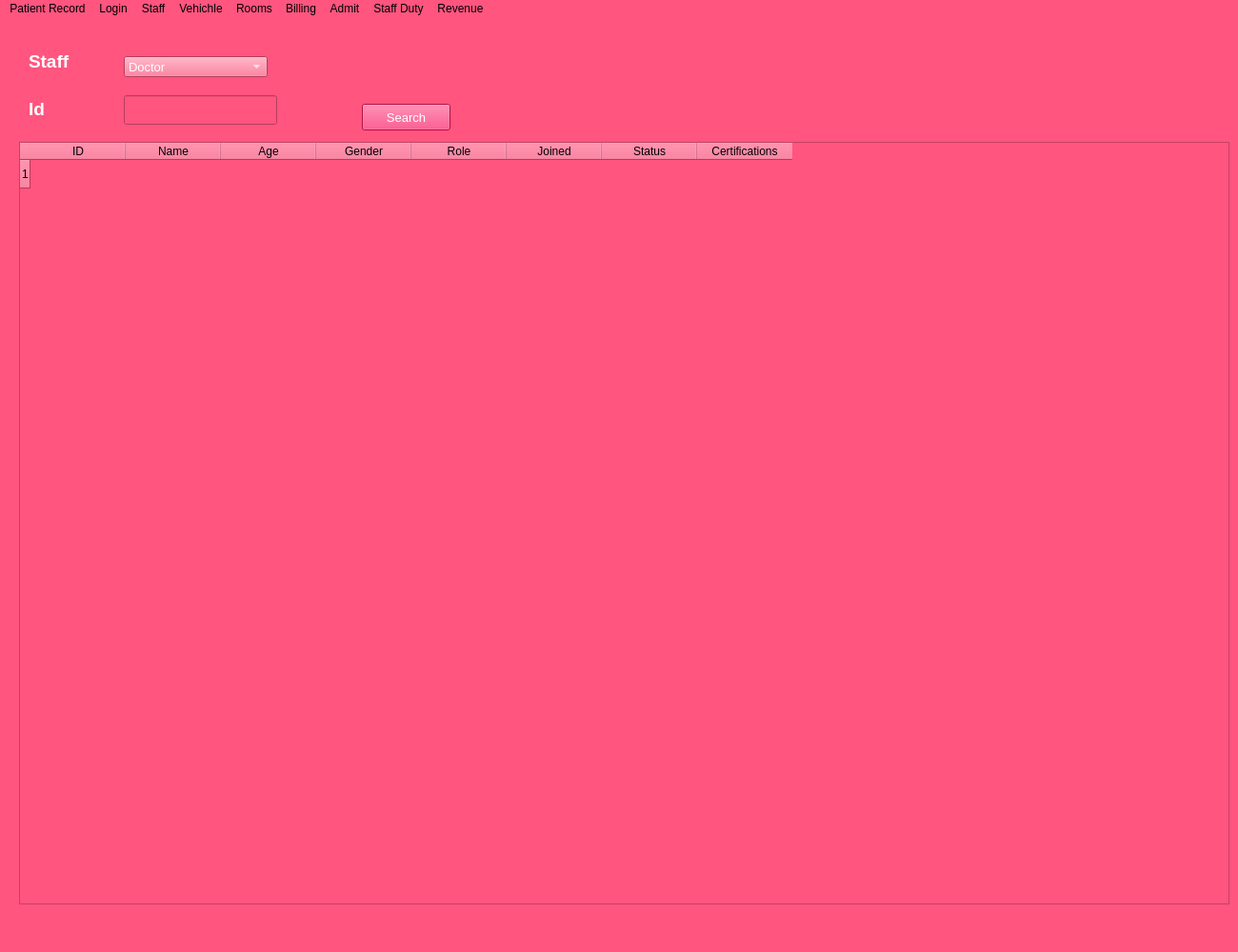
<?xml version="1.0" encoding="UTF-8"?>
<ui version="4.0">
 <class>MainWindow</class>
 <widget class="QMainWindow" name="MainWindow">
  <property name="geometry">
   <rect>
    <x>0</x>
    <y>0</y>
    <width>1300</width>
    <height>1000</height>
   </rect>
  </property>
  <property name="windowTitle">
   <string>MainWindow</string>
  </property>
  <property name="styleSheet">
   <string notr="true">background-color: rgb(255, 85, 127);</string>
  </property>
  <widget class="QWidget" name="MainWidgett">
   <widget class="QLabel" name="StaffLabel">
    <property name="geometry">
     <rect>
      <x>30</x>
      <y>30</y>
      <width>71</width>
      <height>31</height>
     </rect>
    </property>
    <property name="font">
     <font>
      <pointsize>14</pointsize>
      <weight>75</weight>
      <bold>true</bold>
     </font>
    </property>
    <property name="styleSheet">
     <string notr="true">color: rgb(255, 255, 255);</string>
    </property>
    <property name="text">
     <string>Staff</string>
    </property>
   </widget>
   <widget class="QLabel" name="IDLabel">
    <property name="geometry">
     <rect>
      <x>30</x>
      <y>80</y>
      <width>55</width>
      <height>31</height>
     </rect>
    </property>
    <property name="font">
     <font>
      <pointsize>14</pointsize>
      <weight>75</weight>
      <bold>true</bold>
     </font>
    </property>
    <property name="styleSheet">
     <string notr="true">color: rgb(255, 255, 255);</string>
    </property>
    <property name="text">
     <string>Id</string>
    </property>
   </widget>
   <widget class="QComboBox" name="StaffCombo">
    <property name="geometry">
     <rect>
      <x>130</x>
      <y>40</y>
      <width>151</width>
      <height>22</height>
     </rect>
    </property>
    <property name="font">
     <font>
      <pointsize>10</pointsize>
     </font>
    </property>
    <property name="styleSheet">
     <string notr="true">color: rgb(255, 255, 255);
selection-background-color: rgb(255, 5, 101);</string>
    </property>
    <item>
     <property name="text">
      <string>Doctor</string>
     </property>
    </item>
    <item>
     <property name="text">
      <string>Nurse</string>
     </property>
    </item>
    <item>
     <property name="text">
      <string>Ward Boy</string>
     </property>
    </item>
    <item>
     <property name="text">
      <string>Driver</string>
     </property>
    </item>
    <item>
     <property name="text">
      <string>Reception</string>
     </property>
    </item>
    <item>
     <property name="text">
      <string>Pharmacist</string>
     </property>
    </item>
    <item>
     <property name="text">
      <string>Lab Guy</string>
     </property>
    </item>
   </widget>
   <widget class="QLineEdit" name="IDEdit">
    <property name="geometry">
     <rect>
      <x>130</x>
      <y>81</y>
      <width>161</width>
      <height>31</height>
     </rect>
    </property>
    <property name="font">
     <font>
      <pointsize>10</pointsize>
     </font>
    </property>
    <property name="styleSheet">
     <string notr="true">color: rgb(255, 255, 255);
selection-background-color: rgb(255, 10, 87);</string>
    </property>
   </widget>
   <widget class="QPushButton" name="SearchBtn">
    <property name="geometry">
     <rect>
      <x>380</x>
      <y>90</y>
      <width>93</width>
      <height>28</height>
     </rect>
    </property>
    <property name="font">
     <font>
      <pointsize>10</pointsize>
     </font>
    </property>
    <property name="styleSheet">
     <string notr="true">color: rgb(255, 255, 255);
background-color: rgb(255, 19, 94);</string>
    </property>
    <property name="text">
     <string>Search</string>
    </property>
   </widget>
   <widget class="QTableWidget" name="DetailsTable">
    <property name="geometry">
     <rect>
      <x>20</x>
      <y>130</y>
      <width>1271</width>
      <height>801</height>
     </rect>
    </property>
    <property name="font">
     <font>
      <pointsize>11</pointsize>
     </font>
    </property>
    <property name="showGrid">
     <bool>false</bool>
    </property>
    <property name="sortingEnabled">
     <bool>true</bool>
    </property>
    <row>
     <property name="text">
      <string>1</string>
     </property>
    </row>
    <column>
     <property name="text">
      <string>ID</string>
     </property>
    </column>
    <column>
     <property name="text">
      <string>Name</string>
     </property>
    </column>
    <column>
     <property name="text">
      <string>Age</string>
     </property>
    </column>
    <column>
     <property name="text">
      <string>Gender</string>
     </property>
    </column>
    <column>
     <property name="text">
      <string>Role</string>
     </property>
    </column>
    <column>
     <property name="text">
      <string>Joined</string>
     </property>
    </column>
    <column>
     <property name="text">
      <string>Status</string>
     </property>
    </column>
    <column>
     <property name="text">
      <string>Certifications</string>
     </property>
    </column>
   </widget>
  </widget>
  <widget class="QMenuBar" name="menubar">
   <property name="geometry">
    <rect>
     <x>0</x>
     <y>0</y>
     <width>1300</width>
     <height>26</height>
    </rect>
   </property>
   <widget class="QMenu" name="PRecordMenu">
    <property name="title">
     <string>Patient Record</string>
    </property>
   </widget>
   <widget class="QMenu" name="LoginMenu">
    <property name="title">
     <string>Login</string>
    </property>
   </widget>
   <widget class="QMenu" name="StaffMenu">
    <property name="title">
     <string>Staff</string>
    </property>
   </widget>
   <widget class="QMenu" name="VehichleMenu">
    <property name="title">
     <string>Vehichle</string>
    </property>
   </widget>
   <widget class="QMenu" name="RoomsMenu">
    <property name="title">
     <string>Rooms</string>
    </property>
   </widget>
   <widget class="QMenu" name="BillingMenu">
    <property name="title">
     <string>Billing</string>
    </property>
   </widget>
   <widget class="QMenu" name="StaffDutyMenu">
    <property name="title">
     <string>Staff Duty</string>
    </property>
   </widget>
   <widget class="QMenu" name="RevenueMenu">
    <property name="title">
     <string>Revenue</string>
    </property>
   </widget>
   <widget class="QMenu" name="AdmitMenu">
    <property name="title">
     <string>Admit</string>
    </property>
   </widget>
   <addaction name="PRecordMenu"/>
   <addaction name="LoginMenu"/>
   <addaction name="StaffMenu"/>
   <addaction name="VehichleMenu"/>
   <addaction name="RoomsMenu"/>
   <addaction name="BillingMenu"/>
   <addaction name="AdmitMenu"/>
   <addaction name="StaffDutyMenu"/>
   <addaction name="RevenueMenu"/>
  </widget>
  <widget class="QStatusBar" name="statusbar"/>
 </widget>
 <resources/>
 <connections/>
</ui>
